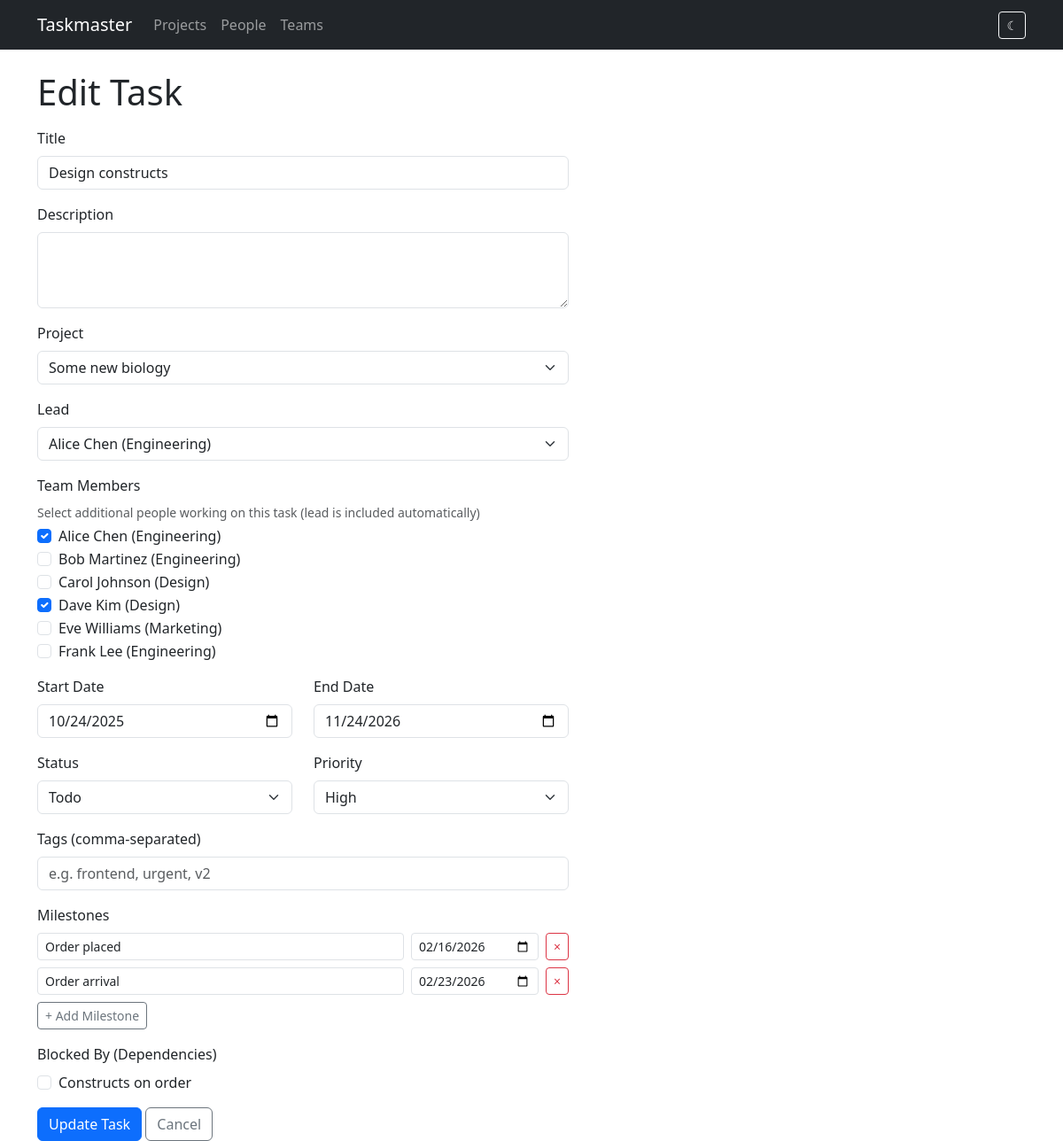
Page /tasks/21/edit on the earlier database version.
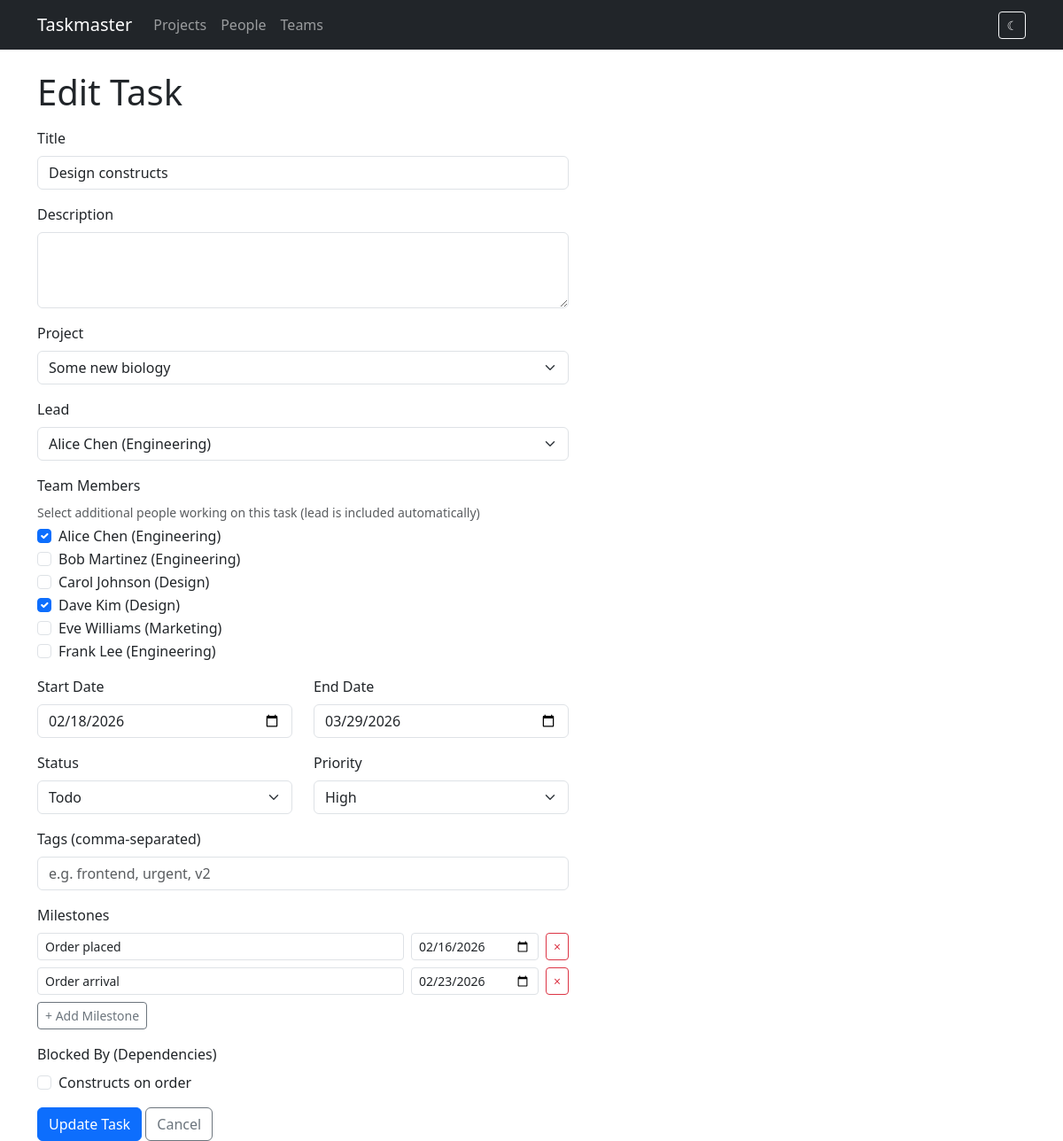
Same page on the later database version.
### models.py (models this page shows, shortened)
class Task(db.Model):
    id = db.Column(db.Integer, primary_key=True)
    title = db.Column(db.String(200), nullable=False)
    description = db.Column(db.Text)
    project_id = db.Column(db.Integer, db.ForeignKey('project.id'), nullable=False)
    start_date = db.Column(db.Date, nullable=False)
    end_date = db.Column(db.Date, nullable=False)
    status = db.Column(db.String(20), default='todo')  # todo, in_progress, done
    priority = db.Column(db.String(20), default='medium')  # low, medium, high, critical
    assignments = db.relationship('TaskAssignment', backref='task', lazy=True,
                                   cascade='all, delete-orphan')
    tags = db.relationship('Tag', secondary=task_tags, backref=db.backref('tasks', lazy=True))
    milestones = db.relationship('Milestone', backref='task', lazy=True,
                                 order_by='Milestone.date', cascade='all, delete-orphan')
    status_updates = db.relationship('StatusUpdate', backref='task', lazy=True,
                                     order_by='StatusUpdate.created_at.desc()',
                                     cascade='all, delete-orphan')
    dependencies = db.relationship(
        'Task',
        secondary='task_dependency',
        primaryjoin='Task.id == TaskDependency.task_id',
        secondaryjoin='Task.id == TaskDependency.depends_on_id',
        backref=db.backref('dependents', lazy=True),
        lazy=True,
    )
    @property
    def lead(self):
        for a in self.assignments:
            if a.is_lead:
                return a.person
        return None
    @property
    def assignees(self):
        return [a.person for a in self.assignments]

### routes/tasks.py (the view, shortened to what this page needs)
@bp.route('/tasks/<int:id>/edit', methods=['GET', 'POST'])
def edit_task(id):
    task = Task.query.get_or_404(id)
    projects = Project.query.order_by(Project.name).all()
    people = Person.query.order_by(Person.name).all()
    available_deps = Task.query.filter(
        Task.project_id == task.project_id, Task.id != task.id
    ).all()
    return render_template('tasks/form.html', task=task, projects=projects,
                           people=people, project_id=task.project_id,
                           available_deps=available_deps)

### templates/tasks/form.html (shortened to what the changed rows need)
{% extends "base.html" %}
{% block content %}
<h1>{{ 'Edit' if task else 'New' }} Task</h1>
<form method="post" class="mt-3" style="max-width: 600px;">
    <div class="mb-3">
        <label for="title" class="form-label">Title</label>
        <input type="text" class="form-control" id="title" name="title"
               value="{{ task.title if task else '' }}" required>
    </div>
    <div class="row">
        <div class="col-md-6 mb-3">
            <label for="start_date" class="form-label">Start Date</label>
            <input type="date" class="form-control" id="start_date" name="start_date"
                   value="{{ task.start_date if task else '' }}" required>
        </div>
        <div class="col-md-6 mb-3">
            <label for="end_date" class="form-label">End Date</label>
            <input type="date" class="form-control" id="end_date" name="end_date"
                   value="{{ task.end_date if task else '' }}" required>
        </div>
    </div>
</form>
{% endblock %}

Differences in the rows shown:
changed Task "Design constructs": start_date "10/24/2025" → "02/18/2026"; end_date "11/24/2026" → "03/29/2026"
